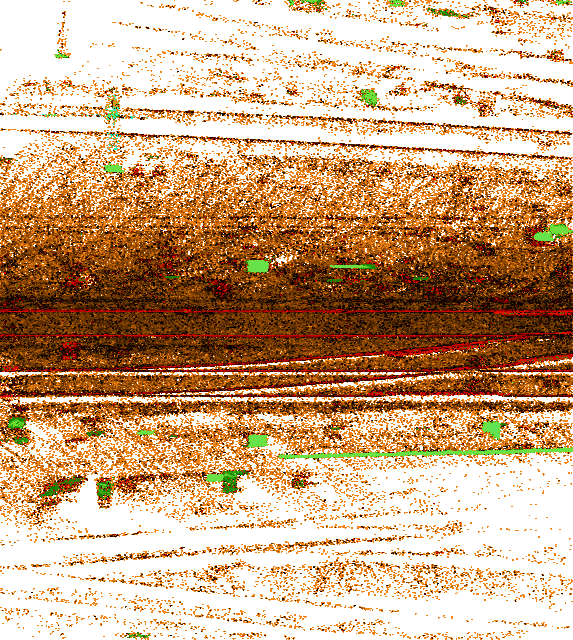
#> input picture real_samples/ortho_rotated_10.png, 573 x 640 px, given as the content of the folder ../real_samples/ortho_rotated_10.png, which was not available
$ python make_greyscale.py ../real_samples/ortho_rotated_10.png ../real_samples/ortho_rotated_15.png
#> lines starting #> are read from the running program, lines starting #| are printed output that depends on the picture
"""Convert a synthetic-rails dataset (or a flat folder of PNGs) to greyscale.

Strips the chroma signal so the model has to rely on shape and brightness
patterns rather than the red/green palette. The output is still saved as
a **3-channel PNG with R = G = B** — YOLO expects 3 channels (COCO-pretrained
weights would fail on a single-channel input), and matching channels is the
standard idiom for "monochrome data through an RGB network."

Two input layouts are supported automatically:
  - **YOLO dataset** — `<src>/images/*.png` and `<src>/labels/*.txt`.
    Mirrored into `<dst>/images/` (greyscale) and `<dst>/labels/` (verbatim).
  - **Flat folder** — any directory containing `*.png` directly (e.g. the
    `previews/preview/` and `previews/preview_square/` directories). All PNGs
    are converted into the destination directory.

The script is idempotent: if `<dst>` already contains a converted copy
matching the source layout, it just overwrites — no stateful caching, since
the conversion is so cheap.

Usage:
    python data_generation/make_greyscale.py <src_dir> <dst_dir>

Examples:
    python data_generation/make_greyscale.py previews/preview previews/preview_grey
    python data_generation/make_greyscale.py previews/preview_square previews/preview_square_grey
    python data_generation/make_greyscale.py experiments/sq_c30_m15_col/dataset \\
                                             experiments/sq_c30_m15_grey/dataset
"""

import shutil
import sys
from pathlib import Path

from PIL import Image


def _convert_one(src_png: Path, dst_png: Path) -> None:
    """Read a colour PNG, save it as 3-channel greyscale.

    PIL's `.convert("L")` uses the ITU-R 601-2 luma transform
    (`L = R * 299/1000 + G * 587/1000 + B * 114/1000`). We then expand back
    to 3 channels so YOLO's 3-channel input layer is satisfied.
    """
    dst_png.parent.mkdir(parents=True, exist_ok=True)
    with Image.open(src_png) as im:
#> im is the input picture: PIL image 573x640 RGBA; mean R, G, B, A 76.6, 39.8, 5, 126.8
        grey = im.convert("L").convert("RGB")
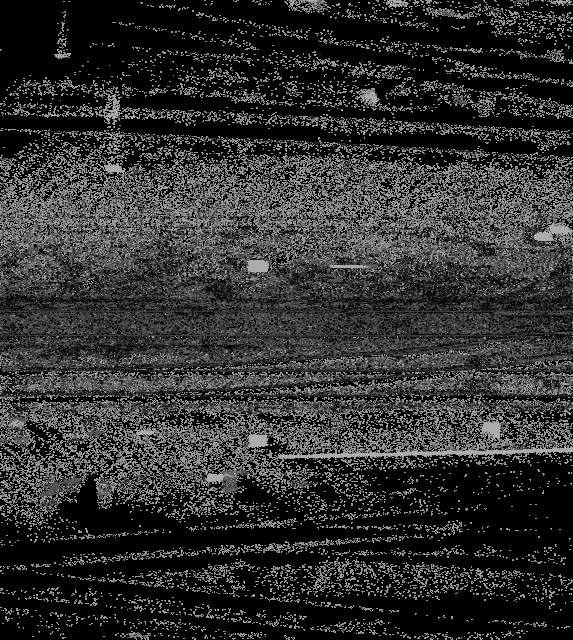
#> grey: PIL image 573x640 RGB; min 0, max 177, mean 46.8
        grey.save(dst_png)


def _convert_yolo_layout(src: Path, dst: Path) -> tuple[int, int]:
    """Mirror an `images/` + `labels/` directory pair from src into dst.

    Images are converted, labels are copied verbatim. Returns
    (n_images_converted, n_labels_copied).
    """
    images_src = src / "images"
    labels_src = src / "labels"
    images_dst = dst / "images"
    labels_dst = dst / "labels"
    images_dst.mkdir(parents=True, exist_ok=True)
    labels_dst.mkdir(parents=True, exist_ok=True)

    n_images = 0
    for png in sorted(images_src.glob("*.png")):
        _convert_one(png, images_dst / png.name)
        n_images += 1

    n_labels = 0
    for txt in sorted(labels_src.glob("*.txt")):
        shutil.copy2(txt, labels_dst / txt.name)
        n_labels += 1

    return n_images, n_labels


def _convert_flat(src: Path, dst: Path) -> int:
    """Convert all PNGs found directly inside `src` into `dst`."""
    dst.mkdir(parents=True, exist_ok=True)
    n = 0
    for png in sorted(src.glob("*.png")):
        _convert_one(png, dst / png.name)
        n += 1
    return n


def convert(src: Path, dst: Path) -> None:
    """Detect the input layout and convert accordingly."""
    src = Path(src)
    dst = Path(dst)
    if not src.exists():
        raise SystemExit(f"Source directory not found: {src}")

    images_subdir = src / "images"
    if images_subdir.is_dir():
        n_img, n_lab = _convert_yolo_layout(src, dst)
        print(f"YOLO layout: converted {n_img} images, copied {n_lab} labels")
        print(f"  -> {dst}")
        return

    # Flat folder of PNGs
    n = _convert_flat(src, dst)
    if n == 0:
        raise SystemExit(
            f"No PNGs found in {src} (and no images/ subdirectory either)."
        )
    print(f"Flat layout: converted {n} images")
    print(f"  -> {dst}")


def main(argv: list[str]) -> None:
    if len(argv) != 3:
        print(__doc__.strip())
        raise SystemExit(2)
    convert(argv[1], argv[2])


if __name__ == "__main__":
    main(sys.argv)

$ run again, on real_samples/ortho_rotated_15.png
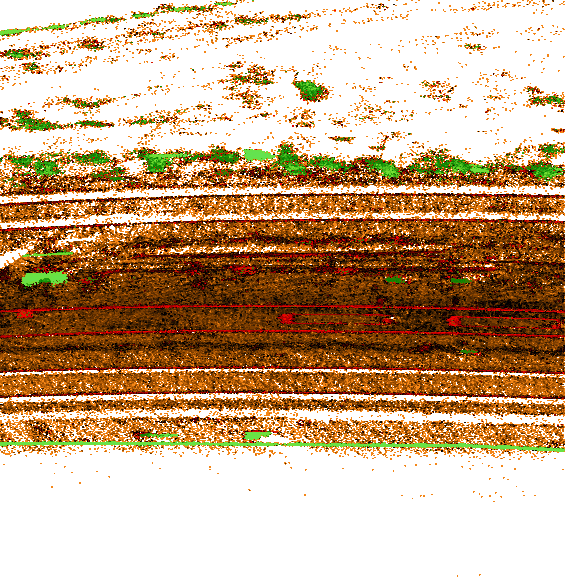
#> input picture real_samples/ortho_rotated_15.png, 565 x 577 px, given as the content of the folder ../real_samples/ortho_rotated_15.png, which was not available
#> in _convert_one, im is the input picture: PIL image 565x577 RGBA; mean R, G, B, A 66.1, 35.8, 4, 122.3
#> in _convert_one, `grey = im.convert("L").convert("RGB")`:
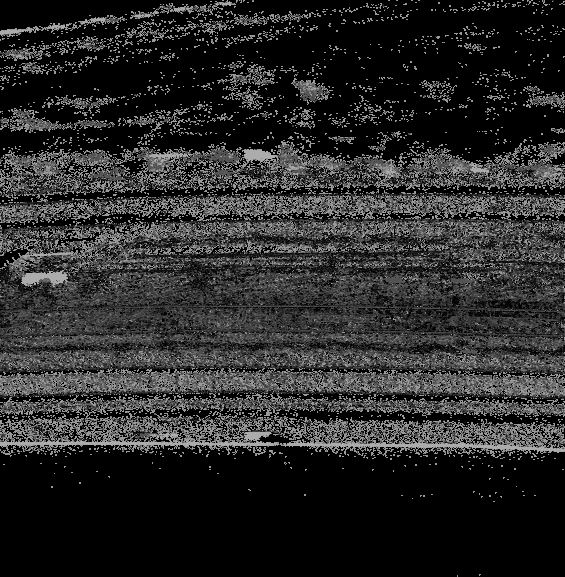
#> grey: PIL image 565x577 RGB; min 0, max 172, mean 41.2

$ run again, on real_samples/ortho_rotated_16.png
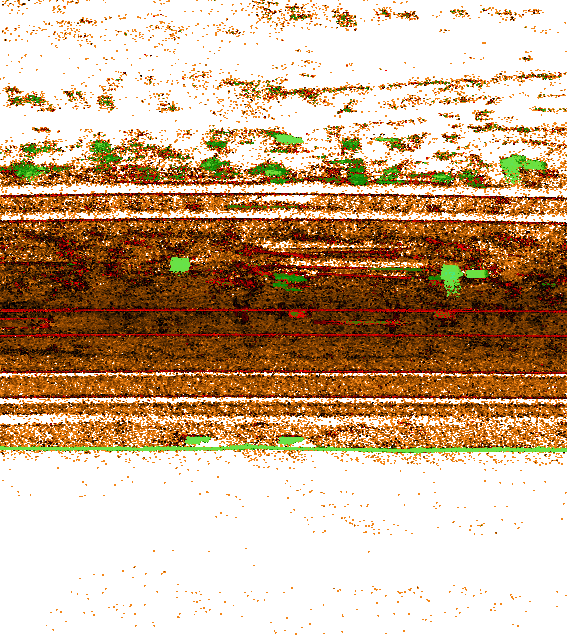
#> input picture real_samples/ortho_rotated_16.png, 567 x 635 px, given as the content of the folder ../real_samples/ortho_rotated_16.png, which was not available
#> in _convert_one, im is the input picture: PIL image 567x635 RGBA; mean R, G, B, A 61.4, 32.8, 3.7, 113.6
#> in _convert_one, `grey = im.convert("L").convert("RGB")`:
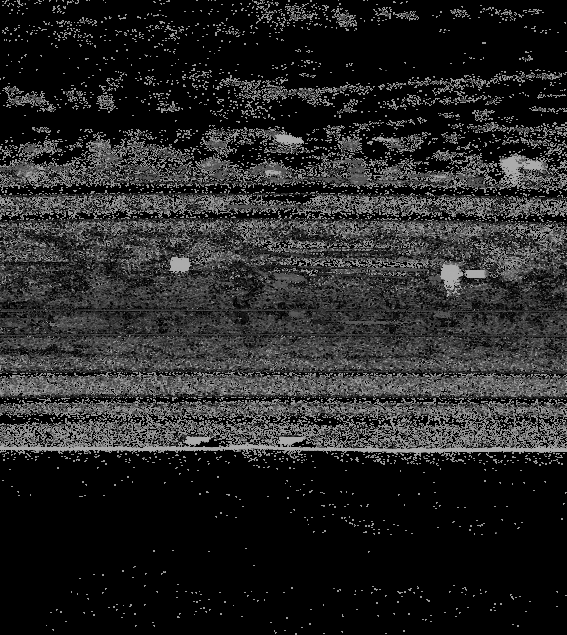
#> grey: PIL image 567x635 RGB; min 0, max 174, mean 38.1
